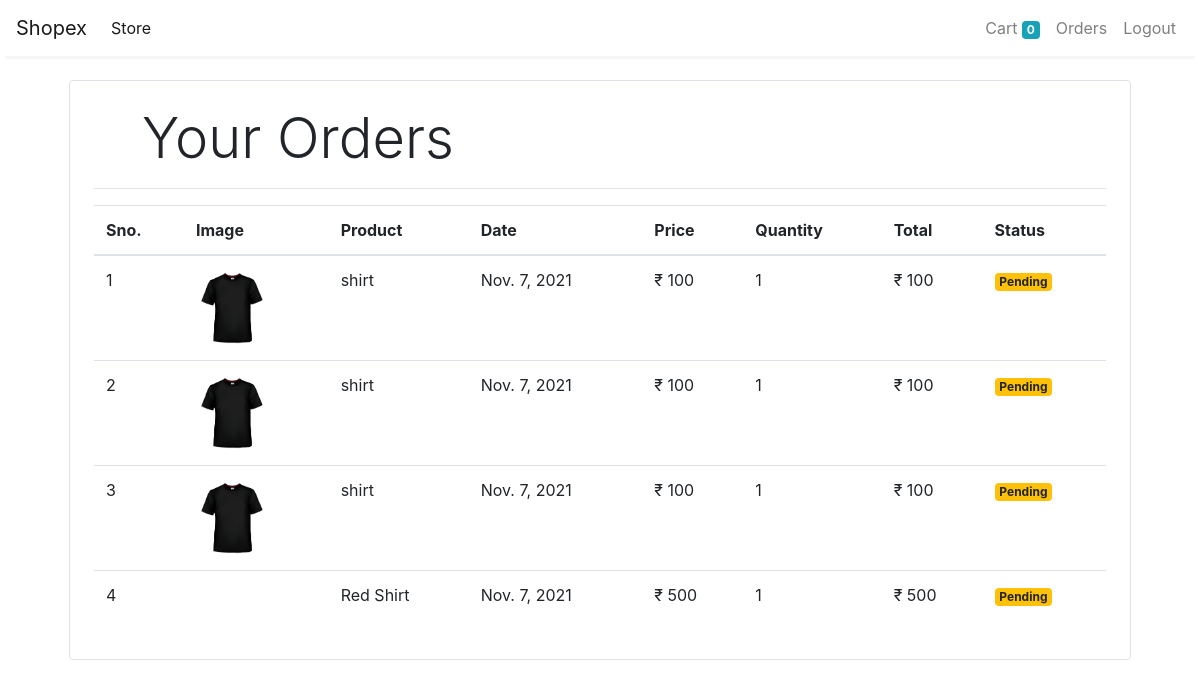
The page /orders (signed in) on the database its author committed.
### store/models/orders.py (models this page shows, shortened)
class Order(models.Model):
    product = models.ForeignKey(Product,
                                on_delete=models.CASCADE)
    customer = models.ForeignKey(Customer,
                                 on_delete=models.CASCADE)
    quantity = models.IntegerField(default=1)
    price = models.IntegerField()
    address = models.CharField(max_length=50, default='', blank=True)
    phone = models.CharField(max_length=50, default='', blank=True)
    date = models.DateField(default=datetime.datetime.today)
    status = models.BooleanField(default=False)
    @staticmethod
    def get_orders_by_customer(customer_id):
        return Order.objects.filter(customer=customer_id).order_by('-date')

### store/models/product.py (models this page shows, shortened)
class Product(models.Model):
    name =models.CharField(max_length=50)
    price=models.IntegerField(default=0)
    category = models.ForeignKey(Category, on_delete=models.CASCADE,default=1)
    description=models.CharField(max_length=200, default='')
    image =models.ImageField(upload_to='uploads/products/')

### store/middlewares/auth.py (the view)
    def middleware(request):
        print(request.session.get('customer'))
        returnUrl = request.META['PATH_INFO']
        print(request.META['PATH_INFO'])
        if not request.session.get('customer'):
           return redirect(f'login?return_url={returnUrl}')
        response = get_response(request)
        return response

### store/templatetags/custom_filter.py (called while the page is built)
@register.filter(name='currency')
def currency(number):
    return "₹ "+str(number)

@register.filter(name='multiply')
def multiply(number , number1):
    return number * number1

### store/views/orders.py (called while the page is built)
    def get(self , request ):
        customer = request.session.get('customer')
        orders = Order.get_orders_by_customer(customer)
        print(orders)
        return render(request , 'orders.html'  , {'orders' : orders})

### store/templates/orders.html
{% extends 'base.html' %}
{% block content %}
{% load cart %}
{% load custom_filter %}
<div class="container">
   <div class="border rounded p-4 m-4">
        <p class="display-4 pl-4 ml-4">Your Orders</p>
        <hr>
        <table class="table">
            <thead>
                <tr>
                    <th>Sno.</th>
                    <th>Image</th>
                    <th>Product</th>
                    <th>Date</th>
                    <th>Price</th>
                    <th>Quantity</th>
                    <th>Total</th>
                    <th>Status</th>
                </tr>
            </thead>
            <tbody>
                {% for order in orders %}
                <tr>
                    <td>{{forloop.counter}}</td>
                    <td><img style="height: 80px;" class="rounded-circle" src="{{order.product.image.url}}" alt=""></td>
                    <td>{{order.product.name}}</td>
                    <td>{{order.date}}</td>
                    <td>{{order.price|currency}}</td>
                    <td>{{order.quantity}}</td>
                    <td>{{order.quantity|multiply:order.price|currency}}</td>
                    {% if order.status %}
                    <td><small class="badge badge-success">Completed</small></td>
                    {%else%}
                    <td><small class="badge badge-warning">Pending</small></td>
                    {% endif %}
                </tr>
                {% endfor %}
            </tbody>
        </table>
   </div>
</div>
{% endblock %}

### store/templates/base.html (shortened to what this page needs)
<!doctype html>
<html lang="en">
<head>
  <link rel="stylesheet" href="https://maxcdn.bootstrapcdn.com/bootstrap/4.0.0/css/bootstrap.min.css"
>
</head>
<body>
  <nav class="one-edge-shadow
  sticky-top navbar
  navbar-expand-lg
   navbar-light bg-white">
    <a class="navbar-brand" href="/">Shopex</a>
    <div class="collapse navbar-collapse" id="navbarSupportedContent">
      <ul class="navbar-nav mr-auto">
        <li class="nav-item active">
          <a class="nav-link" href="/store">Store <span class="sr-only">(current)</span></a>
        </li>
      </ul>
      <ul class=" navbar-nav my-2 my-lg-0">
        <li class="nav-item ">
          <a class="nav-link" href="/cart">Cart
            <span class="badge badge-info">{{request.session.cart.keys|length}}</span>
            <span class="sr-only">(current)</span></a>
        </li>
        {% if request.session.customer %}
        <li class="nav-item ">
          <a class="nav-link" href="/orders">Orders<span class="sr-only">(current)</span></a>
        </li>
        <li class="nav-item ">
          <a class="nav-link" href="/logout">Logout<span class="sr-only">(current)</span></a>
        </li>
        {% endif %}
      </ul>
    </div>
  </nav>
    {% block content %}{% endblock %}
<br>
<br>
</body>
</html>

### store/templates/base.html (style rules this page uses)
nav { background-color: white; }
.one-edge-shadow { box-shadow: 0 8px 2px -5px rgb(246, 245, 245); }

### rows shown on the page
Order: product.image (placeholder picture), product.name "shirt", date "Nov. 7, 2021", price "₹ 100", quantity "1", quantity|multiply "₹ 100", status "Pending"
Order: product.image (placeholder picture), product.name "shirt", date "Nov. 7, 2021", price "₹ 100", quantity "1", quantity|multiply "₹ 100", status "Pending"
Order: product.image (placeholder picture), product.name "shirt", date "Nov. 7, 2021", price "₹ 100", quantity "1", quantity|multiply "₹ 100", status "Pending"
Order: product.name "Red Shirt", date "Nov. 7, 2021", price "₹ 500", quantity "1", quantity|multiply "₹ 500", status "Pending"

### other values the page prints
{{ request.session.cart.keys|length }} "0"
